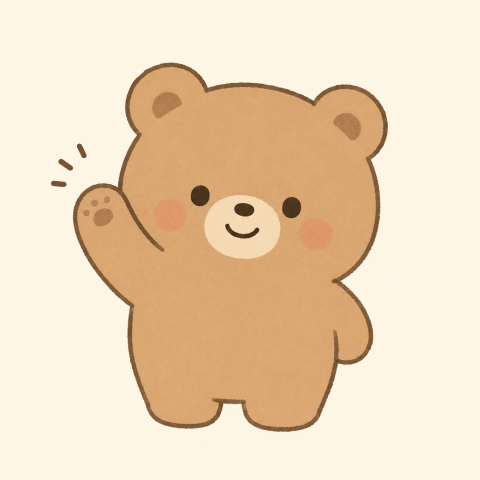
#> input picture Chapter07/bear.png, 480 x 480 px
$ python 07-08_perspective_distort.py
#> lines starting #> are read from the running program, lines starting #| are printed output that depends on the picture
import cv2
import numpy as np

img = cv2.imread("bear.png")
#> img is the input picture: shape (480, 480, 3); mean B, G, R 185.2, 214.6, 237.2
h, w = img.shape[:2]
#> h = 480; w = 480

# 変換前の4点（元画像の四隅）
pts1 = np.float32([
    [0,   0  ],  # 左上
    [w-1, 0  ],  # 右上
    [0,   h-1],  # 左下
    [w-1, h-1],  # 右下
])
#> pts1 = [[0, 0], [479, 0], [0, 479], [479, 479]]

# 変換後の4点（台形状に歪ませる）
margin = 100
pts2 = np.float32([
    [margin,      0  ],  # 左上を右にずらす
    [w-1-margin,  0  ],  # 右上を左にずらす
    [0,           h-1],  # 左下はそのまま
    [w-1,         h-1],  # 右下はそのまま
])

# 4点のペアから透視変換行列を計算して変換を適用
M = cv2.getPerspectiveTransform(pts1, pts2)
distorted = cv2.warpPerspective(img, M, (w, h))
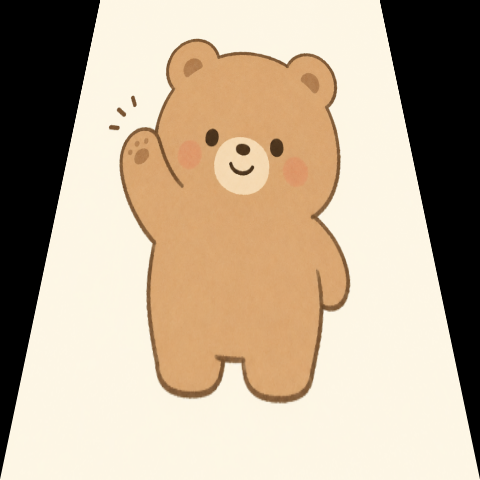
#> distorted: shape (480, 480, 3); mean B, G, R 148.7, 171.4, 188.5

cv2.imwrite("bear_distorted.png", distorted)
